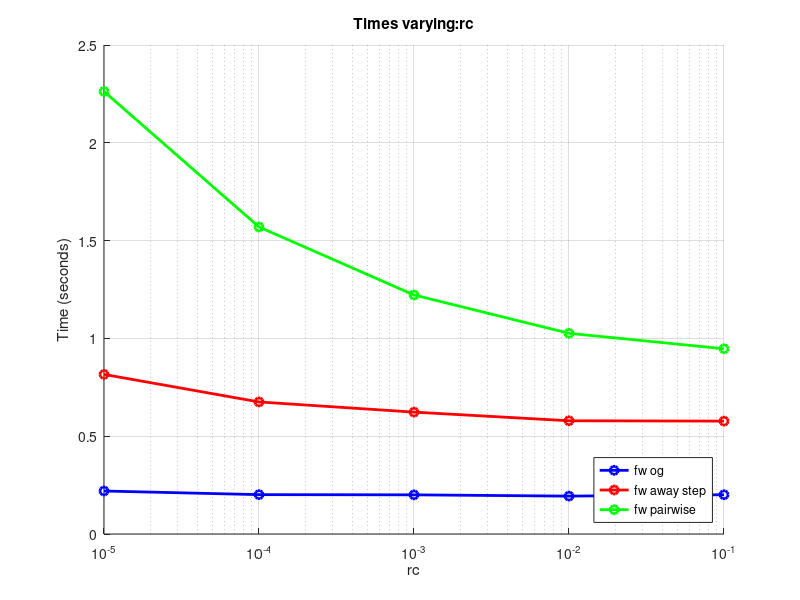

This figure's MATLAB source:
function plot_time_scaling()
    
    % The `plot_time_scaling` function generates a comparison plot of the computational times for three Frank-Wolfe algorithm variants 
    % (fw_og, fw_away_step, and fw_pairwise) as a function of the reciprocal condition number (rc) and size. 
    %
    % Syntax:
    % plot_time_varying_rc()
    %
    % Inputs:
    % - None (All data and parameter values are predefined in the script).
    %
    % Outputs:
    % - The function does not return any values, but it generates and saves a comparison plot (PNG) of the time taken by the three 
    %   Frank-Wolfe algorithms, with varying rc and size (n).

    exp = 'rc';
    % Data from the table
    % values = [50, 100, 200, 500];
    % fw_og = [0.0756, 0.1600, 0.4511, 5.5692];
    % fw_away_step = [0.3048, 0.4505, 1.0227, 6.8633];
    % fw_pairwise = [0.3840, 0.7664, 1.5065, 7.9847];

    values = [10^-1, 10^-2, 10^-3, 10^-4, 10^-5];
    fw_og = [0.2007, 0.1937, 0.2002, 0.2012, 0.2198];
    fw_away_step = [0.5771, 0.5789, 0.6231, 0.6751, 0.8159];
    fw_pairwise = [0.9470, 1.0260, 1.2220, 1.5697, 2.2624];

    % Create the plot
    figure;
    hold on;
    plot(values, fw_og, '-o', 'Color', 'blue', 'DisplayName', 'fw og', 'LineWidth', 2);
    plot(values, fw_away_step, '-o', 'Color', 'red', 'DisplayName', 'fw away step', 'LineWidth', 2);
    plot(values, fw_pairwise, '-o', 'Color', 'green', 'DisplayName', 'fw pairwise', 'LineWidth', 2);

    % Set the y-axis to log scale
    set(gca, 'XScale', 'log');

    % Labels and title
    xlabel(exp);
    ylabel('Time (seconds)');
    title(strcat('Times varying: ', exp));

    % Add a legend
    legend('Location', 'southeast'); % Change position of legend bottom right
    legend('show');

    % Grid for better visualization
    grid on;

    hold off;
    % Save the plot
    saveas(gcf, strcat('plot_time_', exp, '.png'));

end
